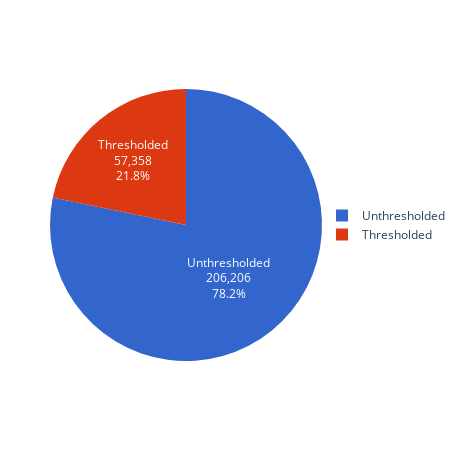

Source (notebook cell):
### Code cell
fig = _plot_pie(images_thresholded, "count", "is_thresholded", text_inside=True)
fig.update_layout(
    legend=dict(xanchor='left', yanchor='middle', y=0.5, x=1),
    margin=dict(l=50, r=0, t=0, b=0),
    autosize=True
)
fig.write_html(
    op.join(fig_dir, "04_images_thresholded.html"), full_html=True, include_plotlyjs=True
)
fig.write_image(op.join(fig_dir, "04_images_thresholded.png"), scale=6)
fig.show()

### Figure 1 — Plotly figure (JSON) as saved in the notebook; plotly's stock layout.template omitted (floating-point values rounded to 4 significant figures)
{"data": [{"domain": {"x": [0, 1], "y": [0, 1]}, "hovertemplate": "is_thresholded=%{label}<br>count=%{value}<extra></extra>", "labels": ["Unthresholded", "Thresholded"], "legendgroup": "", "name": "", "showlegend": true, "textinfo": "value+percent+label", "textposition": "inside", "type": "pie", "values": [206206, 57358]}], "layout": {"autosize": true, "height": 450, "legend": {"tracegroupgap": 0, "x": 1, "xanchor": "left", "y": 0.5, "yanchor": "middle"}, "margin": {"b": 0, "l": 50, "r": 0, "t": 0}, "piecolorway": ["#3366CC", "#DC3912"], "width": 450}}
